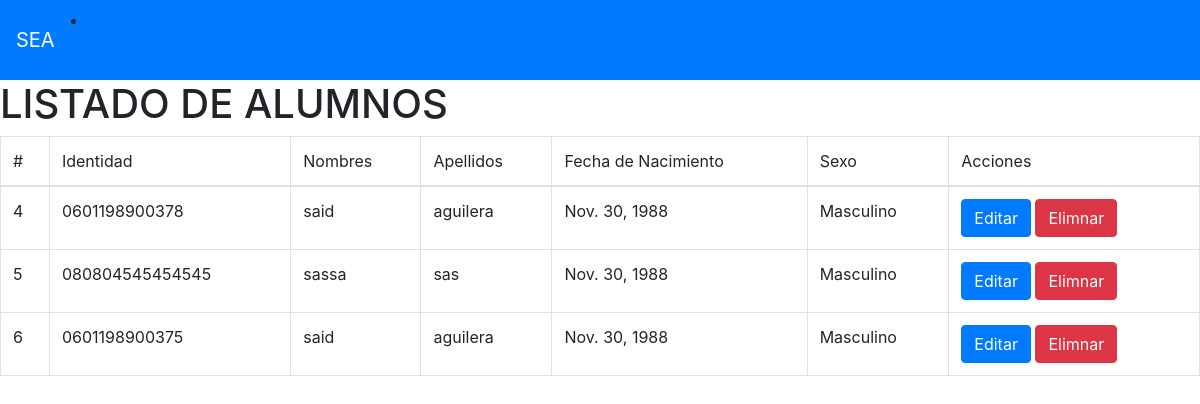
The page /alumno/listar on the database as committed earlier.
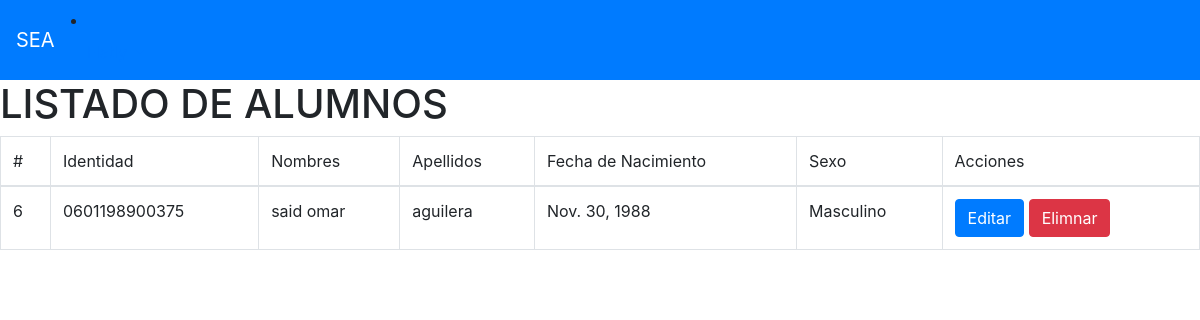
The same page on the database as committed later.
### apps/alumno/models.py (models this page shows, shortened)
class alumno(models.Model):
	Identidad=models.CharField(max_length=15)
	nombres =models.CharField(max_length=50)
	apellidos =models.CharField(max_length=50)
	fechaNac = models.DateField()
	sexo =models.ForeignKey(sexo, null=True, blank=True, on_delete=models.CASCADE)

class sexo(models.Model):
	sexo =models.CharField(max_length=10)
	def __str__(self):
		return self.sexo

### apps/alumno/views.py (the view)
class AlumnoList(ListView):
	model = alumno
	template_name ='alumno/alumno_list.html'

### templates/alumno/alumno_list.html
{% extends 'base/base.html' %}
{% block content %}
<h1>LISTADO DE ALUMNOS</h1>
<table class="table table-bordered">
	<thead>
		<tr>
			<td>#</td>
			<td>Identidad</td>
			<td>Nombres</td>
			<td>Apellidos</td>
			<td>Fecha de Nacimiento</td>
			<td>Sexo</td>
			<td>Acciones</td>
		</tr>
	</thead>
	<tbody>
		{% if object_list %}
		{% for alumno in object_list %}
		<tr>
			<td> {{alumno.id}} </td>
			<td> {{alumno.Identidad}} </td>
			<td> {{alumno.nombres}} </td>
			<td> {{alumno.apellidos}} </td>
			<td> {{alumno.fechaNac}} </td>
			<td> {{alumno.sexo}} </td>
			<td>
				<a class="btn btn-primary" href="{% url 'alumno:alumno_editar' alumno.id %}">Editar</a>
				<a class="btn btn-danger" href="{% url 'alumno:alumno_eliminar' alumno.id %}">Elimnar</a>
			</td>
		</tr>
		{%endfor%}
		{% else %}
		<h1>No hay Registros</h1>
		{% endif %}
	</tbody>
</table>
{% endblock %}

### templates/base/base.html (shortened to what this page needs)
{% load staticfiles %}
<!DOCTYPE html>
<html lang="es">
<head>
	{%block static %}
		<link rel="stylesheet" href="{% static 'css/bootstrap.css'%}">
		<link rel="stylesheet" href="{% static 'css/estilo_index_login.css'%}">
	{%endblock%}
</head>
<body>
	{% block header%}
	{% block navbar %}
	<nav class="navbar navbar-expand-lg navbar-dark bg-primary">
		  		<a class="navbar-brand" href="#">SEA</a>
		  		<li class="nav-item dropdown">
	              <a class="nav-link dropdown-toggle" data-toggle="dropdown" href="#" id="download">Flatly </a>
	            </li>
		  	</nav>
	{% endblock %}
	{%endblock%}
	{% block content%}
	{%endblock%}
</body>
</html>

### static/css/estilo_index_login.css (style rules this page uses)
body, html { height: 100%; width: 100%; font-size: 16px; position: relative; }

Rows that differ between the two databases and show on the page:
removed alumno: id "4", Identidad "0601198900378", nombres "said", apellidos "aguilera", fechaNac "Nov. 30, 1988", sexo "Masculino"
removed alumno: id "5", Identidad "080804545454545", nombres "sassa", apellidos "sas", fechaNac "Nov. 30, 1988", sexo "Masculino"
changed alumno "aguilera": nombres "said" → "said omar"
